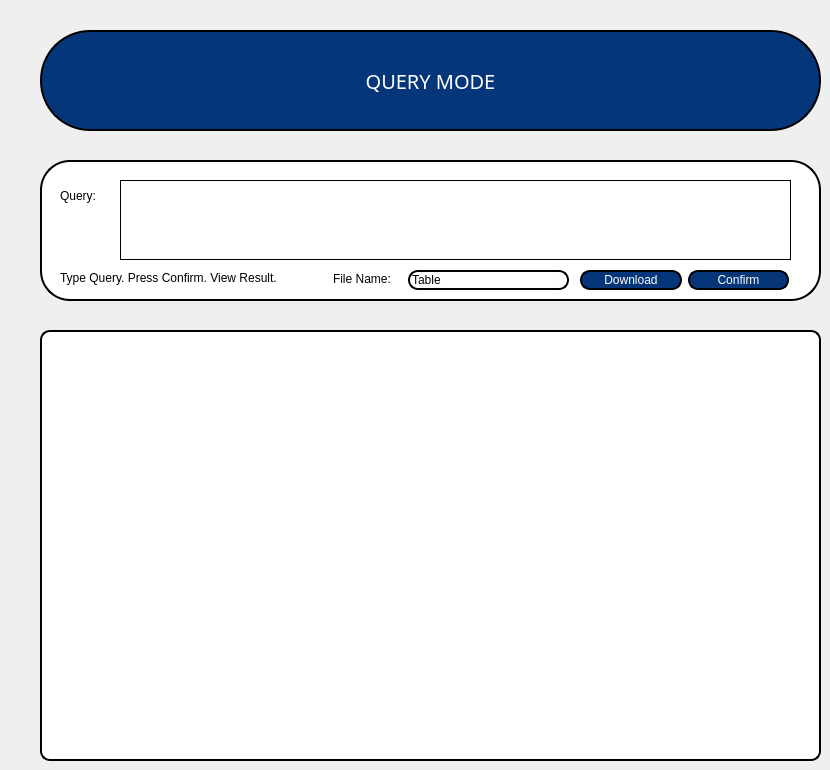
    <widget class="QWidget" name="r_admquerypage">
     <widget class="QLabel" name="adm_queryhead_txtlbl">
      <property name="geometry">
       <rect>
        <x>40</x>
        <y>30</y>
        <width>781</width>
        <height>101</height>
       </rect>
      </property>
      <property name="font">
       <font>
        <family>Mongolian Baiti</family>
        <pointsize>15</pointsize>
       </font>
      </property>
      <property name="styleSheet">
       <string notr="true">color: white;
border-style:outset;
border-width:2px;
border-radius:50px;
border-color:black;
background-color: rgb(6, 54, 122);</string>
      </property>
      <property name="text">
       <string>QUERY MODE</string>
      </property>
      <property name="alignment">
       <set>Qt::AlignCenter</set>
      </property>
     </widget>
     <widget class="QLabel" name="adm_query_boxlbl">
      <property name="geometry">
       <rect>
        <x>40</x>
        <y>160</y>
        <width>781</width>
        <height>141</height>
       </rect>
      </property>
      <property name="font">
       <font>
        <pointsize>9</pointsize>
       </font>
      </property>
      <property name="styleSheet">
       <string notr="true">color: black;
border-style:outset;
border-width:2px;
border-radius:30px;
border-color:black;
background-color: rgb(255, 255, 255);</string>
      </property>
      <property name="text">
       <string/>
      </property>
      <property name="alignment">
       <set>Qt::AlignCenter</set>
      </property>
     </widget>
     <widget class="QLabel" name="adm_query_txtlbl">
      <property name="geometry">
       <rect>
        <x>60</x>
        <y>180</y>
        <width>51</width>
        <height>31</height>
       </rect>
      </property>
      <property name="font">
       <font>
        <pointsize>9</pointsize>
       </font>
      </property>
      <property name="styleSheet">
       <string notr="true">background-color: white;
color:black</string>
      </property>
      <property name="text">
       <string>Query:</string>
      </property>
     </widget>
     <widget class="QTextEdit" name="adm_query_txtedit">
      <property name="geometry">
       <rect>
        <x>120</x>
        <y>180</y>
        <width>671</width>
        <height>80</height>
       </rect>
      </property>
      <property name="styleSheet">
       <string notr="true">color: black;
border-style:outset;
border-width:1px;
border-color:black;</string>
      </property>
     </widget>
     <widget class="QTableWidget" name="adm_querydisp_table">
      <property name="geometry">
       <rect>
        <x>40</x>
        <y>330</y>
        <width>781</width>
        <height>431</height>
       </rect>
      </property>
      <property name="styleSheet">
       <string notr="true">color: black;
border-style:outset;
border-width:2px;
border-radius:10px;
border-color:black;
background-color: rgb(255, 255, 255);</string>
      </property>
      <property name="gridStyle">
       <enum>Qt::DashDotLine</enum>
      </property>
     </widget>
     <widget class="QLabel" name="adm_query_status_txtlbl">
      <property name="geometry">
       <rect>
        <x>60</x>
        <y>270</y>
        <width>241</width>
        <height>16</height>
       </rect>
      </property>
      <property name="styleSheet">
       <string notr="true">background-color: rgb(255, 255, 255);</string>
      </property>
      <property name="text">
       <string>Type Query. Press Confirm. View Result.</string>
      </property>
     </widget>
     <widget class="QPushButton" name="adm_query_confirm_btn">
      <property name="geometry">
       <rect>
        <x>688</x>
        <y>270</y>
        <width>101</width>
        <height>20</height>
       </rect>
      </property>
      <property name="styleSheet">
       <string notr="true">color: white;
border-style:outset;
border-width:2px;
border-radius:10px;
border-color:black;
background-color: rgb(6, 54, 122);</string>
      </property>
      <property name="text">
       <string>Confirm</string>
      </property>
     </widget>
     <widget class="QPushButton" name="adm_query_download_btn">
      <property name="geometry">
       <rect>
        <x>580</x>
        <y>270</y>
        <width>102</width>
        <height>20</height>
       </rect>
      </property>
      <property name="styleSheet">
       <string notr="true">color: white;
border-style:outset;
border-width:2px;
border-radius:10px;
border-color:black;
background-color: rgb(6, 54, 122);</string>
      </property>
      <property name="text">
       <string>Download</string>
      </property>
      <property name="shortcut">
       <string>Ctrl+S</string>
      </property>
     </widget>
     <widget class="QLabel" name="adm_filename_txtlbl">
      <property name="geometry">
       <rect>
        <x>333</x>
        <y>269</y>
        <width>71</width>
        <height>20</height>
       </rect>
      </property>
      <property name="font">
       <font>
        <pointsize>9</pointsize>
       </font>
      </property>
      <property name="styleSheet">
       <string notr="true">background-color: white;
color:black</string>
      </property>
      <property name="text">
       <string>File Name:</string>
      </property>
     </widget>
     <widget class="QLineEdit" name="adm_filename_lineedit">
      <property name="geometry">
       <rect>
        <x>408</x>
        <y>270</y>
        <width>161</width>
        <height>20</height>
       </rect>
      </property>
      <property name="minimumSize">
       <size>
        <width>0</width>
        <height>10</height>
       </size>
      </property>
      <property name="styleSheet">
       <string notr="true">color: black;
border-style:outset;
border-width:2px;
border-radius:10px;
border-color:black;
background-color: rgb(255, 255, 255);</string>
      </property>
      <property name="text">
       <string>Table</string>
      </property>
     </widget>
    </widget>
